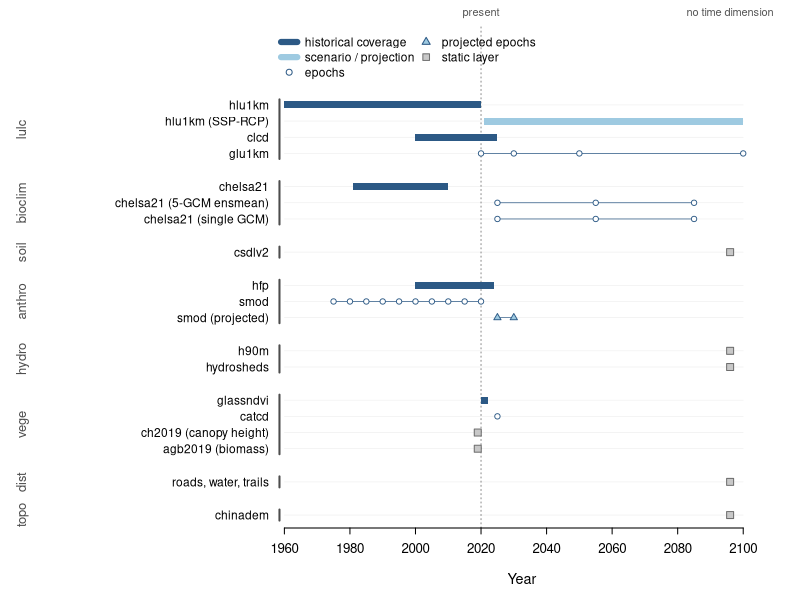
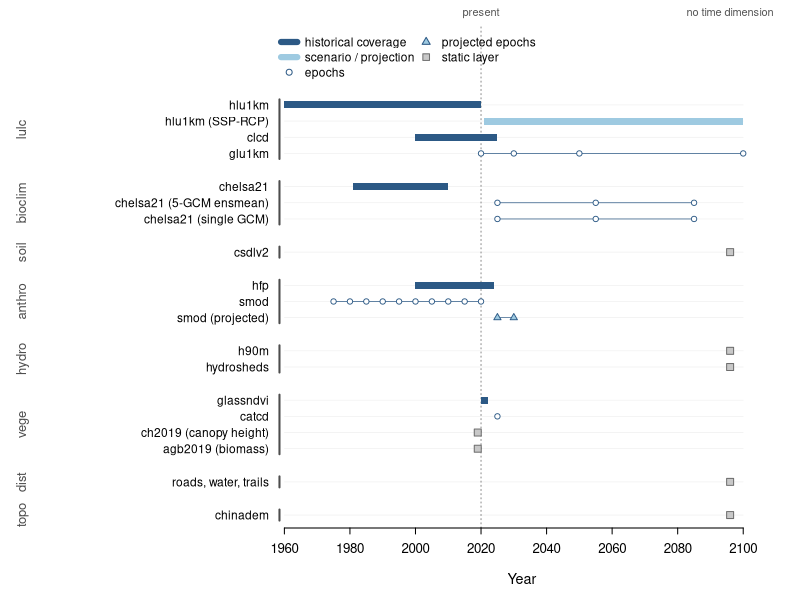

Write the R code that produced these figures, in order.
# R/figs/fig08_theme_coverage.R
# Fig. 8: temporal coverage of every dataset, grouped by theme.
#
# Why this figure: Table 1 lists the coverage of 25 dataset entries as prose, which
# is slow to read and hides the pattern the paper needs to make — some themes carry
# historical series, others only static layers or scenario points.
#
# The intervals below are the ones verified against the delivery by
# R/tools/check_table2.R (25/25). Keep them in step with paper_content_zh.py.
#
# Usage: Rscript R/figs/fig08_theme_coverage.R

root <- Sys.getenv("CHECO_ROOT", "E:/CHECO26/N-SDM")
out_dir <- Sys.getenv("CHECO_FIGURES_OUT", file.path(root, "00_docs", "SUBMISSION", "figures"))
dir.create(out_dir, showWarnings = FALSE, recursive = TRUE)

# ---- coverage table -----------------------------------------------------------
# kind: "obs" = observed series, "scen" = scenario / projection,
#       "pt" = discrete epochs, "static" = no time dimension
# year: for a static layer, the reference year when the product documents one
rows <- list(
  list(theme = "lulc",    name = "hlu1km",                    kind = "obs",    span = c(1960, 2020), pts = NULL, year = NA),
  list(theme = "lulc",    name = "hlu1km (SSP-RCP)",          kind = "scen",   span = c(2021, 2100), pts = NULL, year = NA),
  list(theme = "lulc",    name = "clcd",                      kind = "obs",    span = c(2000, 2025), pts = NULL, year = NA),
  list(theme = "lulc",    name = "glu1km",                    kind = "pt",     span = NULL, pts = c(2020, 2030, 2050, 2100), year = NA),
  list(theme = "bioclim", name = "chelsa21",                  kind = "obs",    span = c(1981, 2010), pts = NULL, year = NA),
  list(theme = "bioclim", name = "chelsa21 (5-GCM ensmean)",  kind = "pt",     span = NULL, pts = c(2025, 2055, 2085), year = NA),
  list(theme = "bioclim", name = "chelsa21 (single GCM)",     kind = "pt",     span = NULL, pts = c(2025, 2055, 2085), year = NA),
  list(theme = "soil",    name = "csdlv2",                    kind = "static", span = NULL, pts = NULL, year = NA),
  list(theme = "anthro",  name = "hfp",                       kind = "obs",    span = c(2000, 2024), pts = NULL, year = NA),
  list(theme = "anthro",  name = "smod",                      kind = "pt",     span = NULL, pts = seq(1975, 2020, by = 5), year = NA),
  list(theme = "anthro",  name = "smod (projected)",          kind = "scen_pt", span = NULL, pts = c(2025, 2030), year = NA),
  list(theme = "hydro",   name = "h90m",                      kind = "static", span = NULL, pts = NULL, year = NA),
  list(theme = "hydro",   name = "hydrosheds",                kind = "static", span = NULL, pts = NULL, year = NA),
  list(theme = "vege",    name = "glassndvi",                 kind = "obs",    span = c(2020, 2022), pts = NULL, year = NA),
  list(theme = "vege",    name = "catcd",                     kind = "pt",     span = NULL, pts = 2025, year = NA),
  list(theme = "vege",    name = "ch2019 (canopy height)",    kind = "static", span = NULL, pts = NULL, year = 2019),
  list(theme = "vege",    name = "agb2019 (biomass)",         kind = "static", span = NULL, pts = NULL, year = 2019),
  list(theme = "dist",    name = "roads, water, trails",      kind = "static", span = NULL, pts = NULL, year = NA),
  list(theme = "topo",    name = "chinadem",                  kind = "static", span = NULL, pts = NULL, year = NA)
)

n <- length(rows)
themes <- unique(vapply(rows, `[[`, "", "theme"))

# lay rows out top-down, inserting a gap between theme blocks
GAP <- 1.05
ypos <- numeric(n)
cur <- 0
prev <- ""
for (i in seq_len(n)) {
  if (rows[[i]]$theme != prev && prev != "") cur <- cur + GAP
  cur <- cur + 1
  ypos[i] <- cur
  prev <- rows[[i]]$theme
}
ypos <- (max(ypos) + min(ypos)) - ypos   # first row on top
YTOP <- max(ypos)

col_obs <- "#2C5985"
col_scen <- "#9ECAE1"
col_pt <- "#2C5985"
col_static <- "#C8C8C8"
col_rule <- "#EDEDED"
col_theme <- "#4D4D4D"

XLIM <- c(1955, 2110)
STATIC_X <- 2096

draw <- function() {
  op <- par(mar = c(3.6, 13.4, 1.2, 1.2), mgp = c(2.1, 0.45, 0), las = 1,
            xaxs = "i", yaxs = "i", family = "sans")
  on.exit(par(op), add = TRUE)

  plot(NA, xlim = XLIM, ylim = c(0.2, YTOP + 5.0), axes = FALSE, xlab = "", ylab = "")

  segments(1960, ypos, 2100, ypos, col = col_rule, lwd = 0.6)
  abline(v = 2020, lty = 3, lwd = 1.0, col = "#8C8C8C")

  for (i in seq_len(n)) {
    r <- rows[[i]]; y <- ypos[i]
    if (!is.null(r$span)) {
      x0 <- max(r$span[1], 1960); x1 <- min(r$span[2], 2100)
      rect(x0, y - 0.22, x1, y + 0.22,
           col = if (r$kind == "obs") col_obs else col_scen, border = NA)
    }
    if (!is.null(r$pts)) {
      pts <- r$pts[r$pts >= 1960 & r$pts <= 2100]
      segments(min(pts), y, max(pts), y, col = col_pt, lwd = 0.7)
      points(pts, rep(y, length(pts)), pch = if (r$kind == "scen_pt") 24 else 21,
             bg = if (r$kind == "scen_pt") col_scen else "white", col = col_pt,
             cex = 0.72, lwd = 0.9)
    }
    if (r$kind == "static") {
      if (is.na(r$year)) {
        points(STATIC_X, y, pch = 22, bg = col_static, col = "#6E6E6E", cex = 1.05)
      } else {
        points(r$year, y, pch = 22, bg = col_static, col = "#6E6E6E", cex = 1.05)
      }
    }
  }

  # theme brackets and labels
  for (th in themes) {
    idx <- which(vapply(rows, `[[`, "", "theme") == th)
    yy <- ypos[idx]
    segments(1958.5, min(yy) - 0.34, 1958.5, max(yy) + 0.34, lwd = 2.0, col = col_theme)
    mtext(th, side = 2, at = mean(range(yy)), line = 11.9, cex = 0.78, las = 0,
          col = col_theme)
  }

  axis(2, at = ypos, labels = vapply(rows, `[[`, "", "name"), tick = FALSE,
       cex.axis = 0.72, line = -0.5)
  axis(1, at = seq(1960, 2100, 20), cex.axis = 0.8, tcl = -0.3)
  mtext("Year", side = 1, line = 2.0, cex = 0.86)
  mtext("present", side = 3, at = 2020, cex = 0.66, line = 0.2, col = "#555555")
  mtext("no time dimension", side = 3, at = STATIC_X, cex = 0.66, line = 0.2,
        col = "#555555")

  legend(x = 1958, y = YTOP + 4.8, xjust = 0, yjust = 1, ncol = 2, bty = "n",
         cex = 0.72, seg.len = 1.5, x.intersp = 0.7, y.intersp = 1.05,
         legend = c("historical coverage", "scenario / projection", "epochs",
                    "projected epochs", "static layer"),
         pch = c(NA, NA, 21, 24, 22), lty = c(1, 1, NA, NA, NA), lwd = c(6, 6, NA, NA, NA),
         pt.bg = c(NA, NA, "white", col_scen, col_static), pt.cex = c(NA, NA, 0.8, 0.8, 1.0),
         col = c(col_obs, col_scen, col_pt, col_pt, "#6E6E6E"))
}

for (dev in c("png", "pdf")) {
  f <- file.path(out_dir, paste0("fig08_theme_coverage.", dev))
  if (dev == "png") {
    png(f, width = 7.0, height = 5.2, units = "in", res = 600, bg = "white")
  } else {
    pdf(f, width = 7.0, height = 5.2, bg = "white")
  }
  draw()
  dev.off()
  cat("written:", f, "\n")
}
